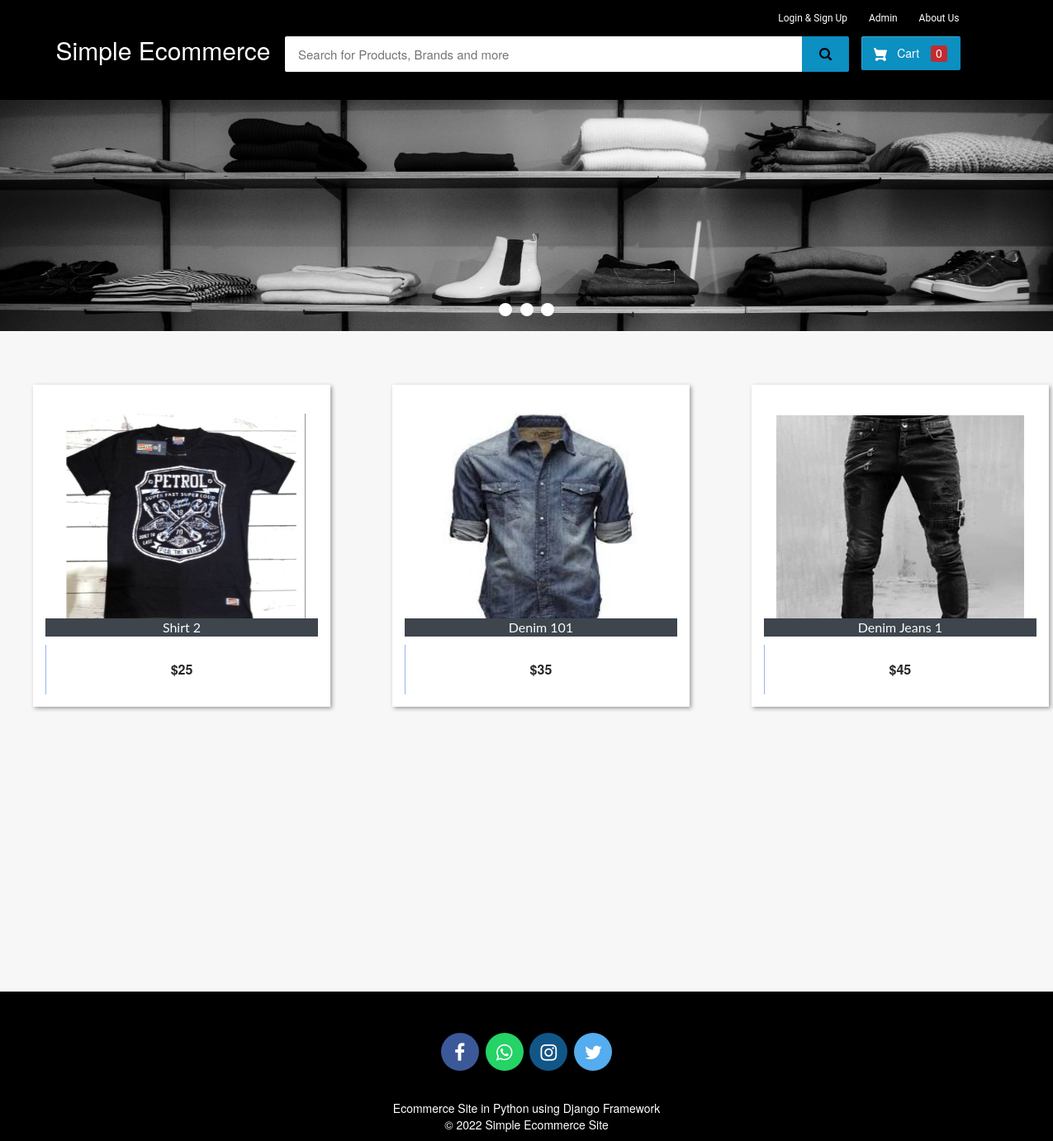
The page / on the database its author committed.
### ecom/models.py (models this page shows, shortened)
class Product(models.Model):
    name=models.CharField(max_length=40)
    product_image= models.ImageField(upload_to='product_image/',null=True,blank=True)
    price = models.PositiveIntegerField()
    description=models.CharField(max_length=40)

### ecom/views.py (the view)
# urls.py: path('',views.home_view,name=''),
def home_view(request):
    products=models.Product.objects.all()
    if 'product_ids' in request.COOKIES:
        product_ids = request.COOKIES['product_ids']
        counter=product_ids.split('|')
        product_count_in_cart=len(set(counter))
    else:
        product_count_in_cart=0
    if request.user.is_authenticated:
        return HttpResponseRedirect('afterlogin')
    return render(request,'ecom/index.html',{'products':products,'product_count_in_cart':product_count_in_cart})

### templates/ecom/index.html (shortened to what this page needs)
{% extends 'ecom/homebase.html' %}
{% load static %}
{% block content %}
<div class="row">
  <div class="col-md-12">
    <div class="slider-container">
      <div class="menu">
        <label for="slide-dot-1"></label>
        <label for="slide-dot-2"></label>
        <label for="slide-dot-3"></label>
      </div>
        <div class="slide slide-1"></div>
    </div>
  </div>
</div>
{%if products%}
<br>
  <div class="row">
      {% for p in products %}
      <div class="column">
      <div class="container page-wrapper" style="width: 450px;">
        <div class="page-inner">
          <div class="row">
            <div class="el-wrapper">
              <div class="box-up">
                <img class="img" src="{% static p.product_image.url %}" alt="product pic" height="300px" width="300px">
                <div class="img-info">
                  <div class="info-inner">
                    <span style="background-color:#3e454c; color:fbfbfb;"class="p-company">{{p.name}}</span>
                  </div>
                </div>
              </div>
              <div class="box-down">
                <a class="cart" href="{% url 'add-to-cart' p.id  %}">
                  <span class="price">${{p.price}}</span>
                  <span class="add-to-cart">
                    <span class="txt"><i class="fa fa-shopping-cart"></i> Add To Cart</span>
                  </span>
                </a>
              </div>
            </div>
          </div>
        </div>
      </div>
      </div>
{% if forloop.counter|divisibleby:"3" %}
    </div>
{% endif %}
  {% endfor %}
{%else%}
<h3 style="text-align:center; color:#3E454C;">No Search Found</h3>
{%endif%}
<br><br><br>
<br><br><br><br><br><br><br><br><br><br><br><br>
{% endblock content %}

### templates/ecom/homebase.html (shortened to what this page needs)
<html>
{% load static %}
<head>
<link rel="stylesheet" href="https://maxcdn.bootstrapcdn.com/bootstrap/3.3.0/css/bootstrap.min.css">
<link rel="stylesheet" href="https://maxcdn.bootstrapcdn.com/font-awesome/4.7.0/css/font-awesome.min.css">
</head>
<body>
  {%if request.user.is_authenticated%}
    {% include "ecom/customer_navbar.html" %}
  {%else%}
  <div id="navbar">
    <div class="container">
        <div class="row row1">
            <ul class="largenav pull-right">
              <li class="upper-links dropdown"><a class="links" href="">Login & Sign Up</a>
              </li>
                <li class="upper-links"><a class="links" href="/adminclick">Admin</a></li>
                <li class="upper-links"><a class="links" href="/aboutus">About Us</a></li>
            </ul>
        </div>
        <div class="row row2">
            <div class="col-sm-3">
                <h2 style="margin:0px;"><a style="text-decoration:none; color:white;" href="/"><span class="largenav">Simple Ecommerce </span></a></h2>
            </div>
            <div class="navbar-search smallsearch col-sm-7 col-xs-11">
              <form  action="/search" method="get">
                <div class="row"> <input class="navbar-input col-xs-11" type="search" value="{% if search_text %}{{ search_text }}{% endif %}" placeholder="Search for Products, Brands and more" name="query" id="query">
                  <button class="navbar-button col-xs-1" type="submit">
                  </button>
                </div>
              </form>
            </div>
            <div class="cart1 largenav col-sm-2"> <a class="cart-button" href="/cart">  Cart <span class="item-number ">{{ product_count_in_cart }}</span> </a> </div>
        </div>
    </div>
</div>
  {%endif%}
{% block content %}
{% endblock content %}
<br><br><br>
<footer>
  <br>
  <p>
    <a href="#" class="fa fa-facebook"></a>
    <a href="#" class="fa fa-whatsapp"></a>
    <a href="#" class="fa fa-instagram"></a>
    <a href="#" class="fa fa-twitter"></a>
  </p>
  <br>
  <div class="container">
    <div class="row">
      <div class="col-md-12 col-sm-12">
        <div style="color:#ffffff;" class="wow fadeInUp footer-copyright">
          <p>Ecommerce Site in Python using Django Framework<br>
            &copy; 2022 Simple Ecommerce Site </p>
        </div>
      </div>
    </div>
  </div>
</footer>
</body>
</html>

### templates/ecom/homebase.html (style rules this page uses)
body { background-color: #f7f7f7; }
#navbar { background-color: #000000; color: white; }
.row1 { padding-top: 10px; padding-right: 50px }
.row2 { padding-bottom: 20px }
.navbar-input { padding: 11px 16px; border-radius: 2px 0 0 2px; border: 0 none; outline: 0 none; font-size: 15px; color:#000 }
.navbar-button { background-color: #0c8fc1; border: 1px solid #0c8fc1; border-radius: 0 2px 2px 0; color: #ffffff; padding: 10px 0; height: 43px; cursor: pointer; }
.cart-button { background-color: #0c8fc1; box-shadow: 0 4px 4px 0 rgb(0 0 0 / 23%), inset 1px 1px 0 0 hsl(0deg 0% 100% / 20%); padding: 10px 0; text-align: center; height: 41px; border-radius: 2px; font-weight: 500; width: 120px; display: inline-block; color: #FFFFFF; text-decoration: none; color: inherit; border: none; outline: none; }
.cart-svg { display: inline-block; width: 16px; height: 16px; vertical-align: middle; margin-right: 8px }
.item-number { border-radius: 3px; background-color: rgb(207 37 37 / 92%); height: 20px; padding: 3px 6px; font-weight: 500; display: inline-block; color: #fff; line-height: 12px; margin-left: 10px; }
.upper-links { display: inline-block; padding: 0 11px; line-height: 23px; font-family: 'Roboto', sans-serif; letter-spacing: 0; color: inherit; border: none; outline: none; font-size: 12px }
.dropdown { position: relative; display: inline-block; margin-bottom: 0px }
.links { color: #fff; text-decoration: none }
.largenav { display: none }
.smallsearch { margin-left: 15px; margin-top: 15px }
.menu { cursor: pointer }
footer { padding: 0px 0px 0px 0px; background-color: black; margin: 0px; }
.fa { font-size: 23px; width: 2em; height: 2em; text-align: center; text-decoration: none; margin: 5px 2px; border-radius: 50%; padding-top: 0.5em; }
.fa-facebook { background: #3B5998; color: white; margin-top: 30px; }
.fa-whatsapp { background: #25d366; color: white; }
.fa-twitter { background: #55ACEE; color: white; }
.fa-instagram { background: #125688; color: white; }
p { text-align: center; }
@media screen and (min-width: 768px) { .largenav { display: block } }
@media screen and (min-width: 768px) { .smallsearch { margin: 0px } }

### rows shown on the page
Product: product_image (picture), name "Shirt 2", price "25"
Product: product_image (picture), name "Denim 101", price "35"
Product: product_image (picture), name "Denim Jeans 1", price "45"

### other values the page prints
{{ product_count_in_cart }} "0"
